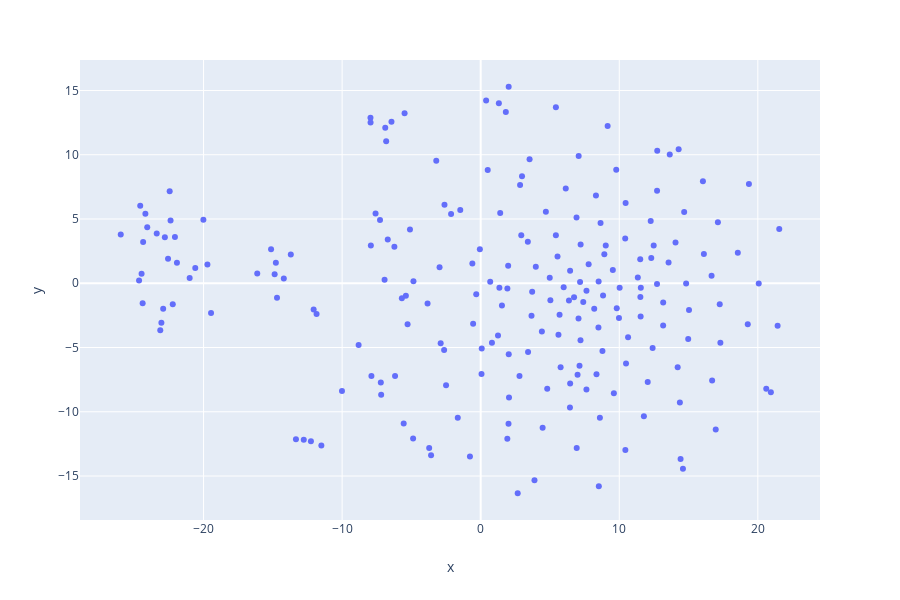

This figure's notebook cell:
### Code cell
px.scatter(transformed_df,
           x="x",
           y="y",
           hover_name='label'
          )

### Figure 1 — Plotly figure (JSON) as saved in the notebook; plotly's stock layout.template omitted (floating-point values rounded to 4 significant figures; data arrays with more than 128 entries replaced by an {"elided": "..."} marker saying what was removed)
{"data": [{"hoverlabel": {"namelength": 0}, "hovertemplate": "<b>%{hovertext}</b><br><br>x=%{x}<br>y=%{y}", "hovertext": {"elided": "210 str values"}, "legendgroup": "", "marker": {"color": "#636efa", "symbol": "circle"}, "mode": "markers", "name": "", "showlegend": false, "type": "scatter", "uid": "e5c16c69-31f2-4f08-bbbd-e5c287e1f3ac", "x": {"elided": "210 float values"}, "xaxis": "x", "y": {"elided": "210 float values"}, "yaxis": "y"}], "layout": {"grid": {"xaxes": ["x"], "xgap": 0.1, "xside": "bottom", "yaxes": ["y"], "ygap": 0.1, "yside": "left"}, "height": 600, "legend": {"tracegroupgap": 0}, "margin": {"t": 60}, "xaxis": {"title": {"text": "x"}}, "yaxis": {"title": {"text": "y"}}}}
